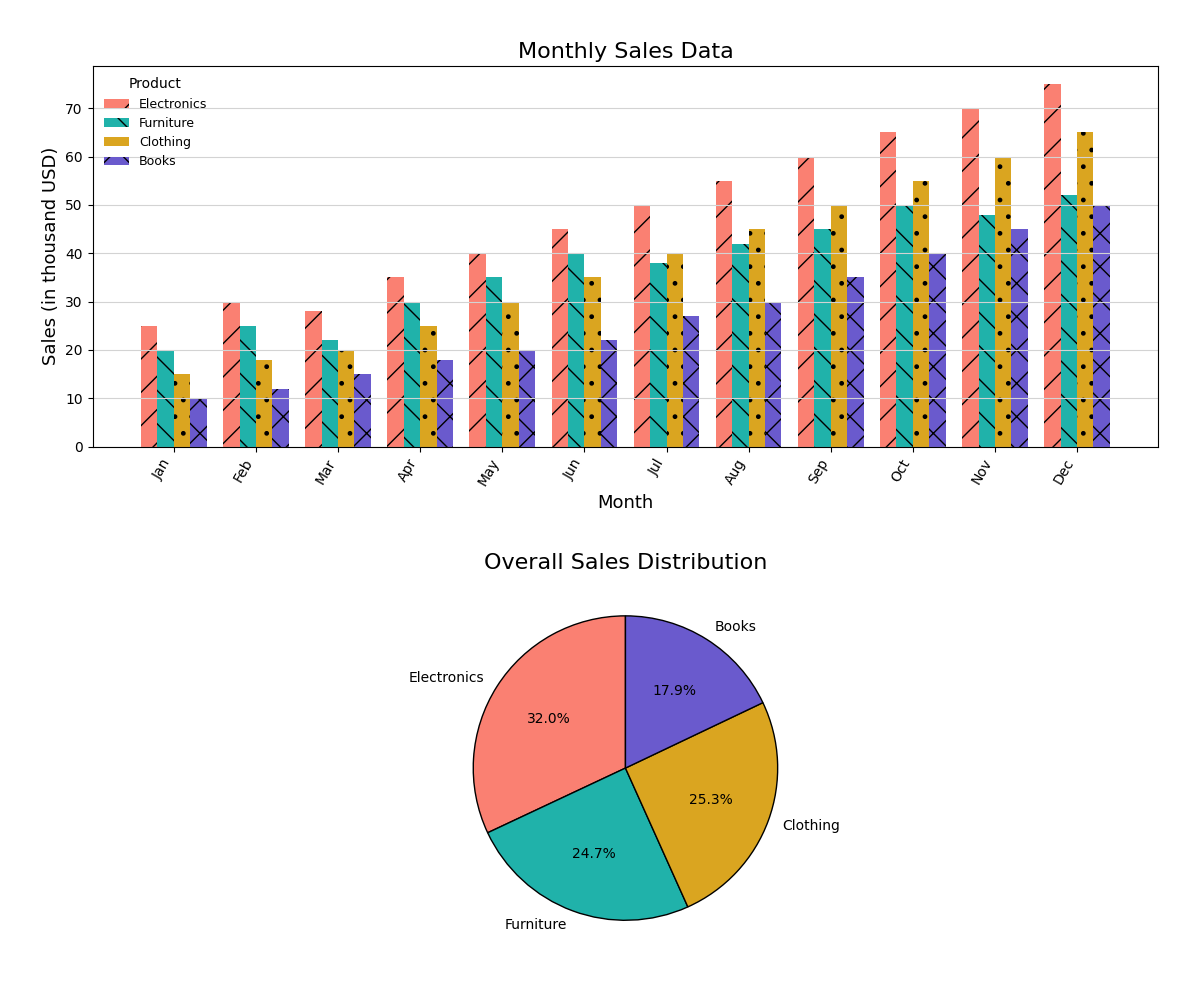

Python code for this plot:
import matplotlib.pyplot as plt
import numpy as np

# Monthly sales data
months = ['Jan', 'Feb', 'Mar', 'Apr', 'May', 'Jun', 'Jul', 'Aug', 'Sep', 'Oct', 'Nov', 'Dec']
electronics_sales = [25, 30, 28, 35, 40, 45, 50, 55, 60, 65, 70, 75]
furniture_sales = [20, 25, 22, 30, 35, 40, 38, 42, 45, 50, 48, 52]
clothing_sales = [15, 18, 20, 25, 30, 35, 40, 45, 50, 55, 60, 65]
books_sales = [10, 12, 15, 18, 20, 22, 27, 30, 35, 40, 45, 50]

# Overall sales distribution
overall_sales = np.array([sum(electronics_sales), sum(furniture_sales), sum(clothing_sales), sum(books_sales)])
categories = ['Electronics', 'Furniture', 'Clothing', 'Books']

fig, (ax1, ax2) = plt.subplots(2, 1, figsize=(12, 10))

# Bar chart with grouped bars
bar_width = 0.2
x_indices = np.arange(len(months))

ax1.bar(x_indices, electronics_sales, bar_width, label='Electronics', color='salmon', hatch='/')
ax1.bar(x_indices + bar_width, furniture_sales, bar_width, label='Furniture', color='lightseagreen', hatch='\\')
ax1.bar(x_indices + 2 * bar_width, clothing_sales, bar_width, label='Clothing', color='goldenrod', hatch='.')
ax1.bar(x_indices + 3 * bar_width, books_sales, bar_width, label='Books', color='slateblue', hatch='x')

ax1.set_title("Monthly Sales Data", fontsize=16)
ax1.set_xlabel("Month", fontsize=13)
ax1.set_ylabel("Sales (in thousand USD)", fontsize=13)
ax1.set_xticks(x_indices + 1.5 * bar_width)
ax1.set_xticklabels(months, rotation=60, horizontalalignment='right')
ax1.legend(title="Product", fontsize=9, loc="upper left", frameon=False)
ax1.grid(axis='y', linestyle='-', color='lightgrey')

# Pie chart
ax2.pie(overall_sales, labels=categories, autopct='%1.1f%%', startangle=90, colors=['salmon', 'lightseagreen', 'goldenrod', 'slateblue'], wedgeprops=dict(edgecolor='k'))

ax2.set_title("Overall Sales Distribution", fontsize=16)

plt.tight_layout(pad=3.0)
plt.show()
